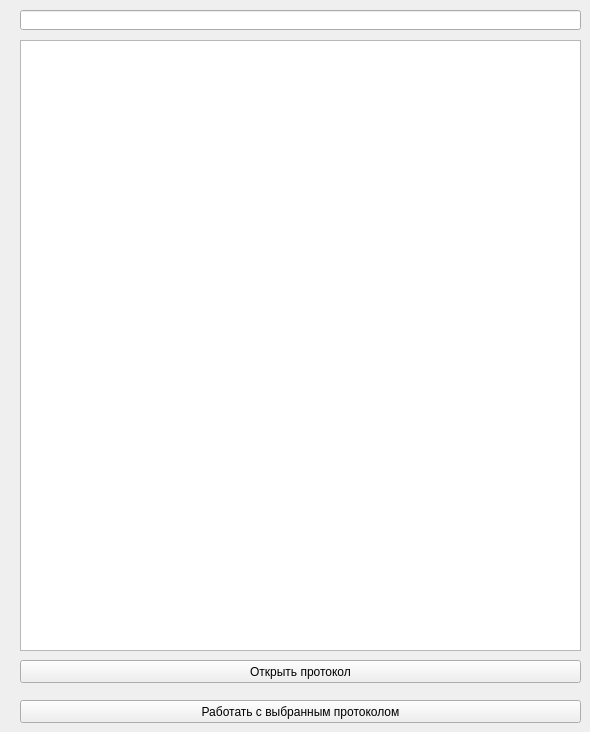
      <widget class="QWidget" name="tab_list_protocols">
       <attribute name="title">
        <string>Список протоколов</string>
       </attribute>
       <widget class="QListWidget" name="listWidget_list_protocols">
        <property name="geometry">
         <rect>
          <x>20</x>
          <y>40</y>
          <width>561</width>
          <height>611</height>
         </rect>
        </property>
       </widget>
       <widget class="QPushButton" name="pushButton_open_protocol">
        <property name="geometry">
         <rect>
          <x>20</x>
          <y>660</y>
          <width>561</width>
          <height>23</height>
         </rect>
        </property>
        <property name="text">
         <string>Открыть протокол</string>
        </property>
       </widget>
       <widget class="QPushButton" name="pushButton_work_protocol">
        <property name="geometry">
         <rect>
          <x>20</x>
          <y>700</y>
          <width>561</width>
          <height>23</height>
         </rect>
        </property>
        <property name="text">
         <string>Работать с выбранным протоколом</string>
        </property>
       </widget>
       <widget class="QLineEdit" name="lineEdit_search_protocols">
        <property name="geometry">
         <rect>
          <x>20</x>
          <y>10</y>
          <width>561</width>
          <height>20</height>
         </rect>
        </property>
       </widget>
      </widget>
